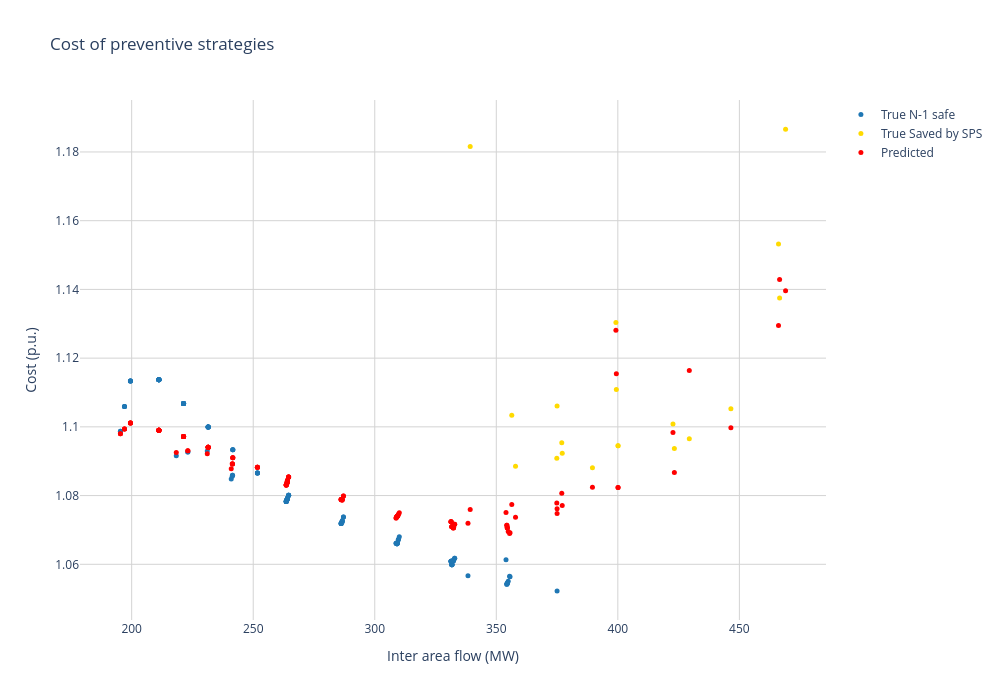

The code cell stored with this chart in its notebook:
### Code cell
layout = go.Layout(
    title = f'Cost of preventive strategies',
    xaxis = dict(
        gridcolor='lightgrey'),
    yaxis = dict(
        gridcolor='lightgrey'), 
    paper_bgcolor='rgba(0,0,0,0)',
    plot_bgcolor='rgba(0,0,0,0)'
)

fig = go.Figure(layout=layout)

groups = ["N-1 safe", "Saved by SPS", "Not N-1 safe"]

colors = ["#1F77B4","#FFDA00", "#FF6600"]

for index, group in enumerate(groups):
    new_df = df_prev[df_prev['corr3'] == group]
    fig.add_trace(go.Scatter(x=new_df["inter_area_flow"], y=new_df['total_cost_target'], marker=dict(color=colors[index], size=5), mode='markers', name='True {}'.format(group)))


fig.add_trace(go.Scatter(x=df_prev["inter_area_flow"], y=df_prev['total_cost_pred'], mode='markers', marker=dict(color='red', size=5), name="Predicted"))

fig.update_layout(
    xaxis_title='Inter area flow (MW)',
    yaxis_title='Cost (p.u.)',
    width=1000, height=700
)
fig.show()

### Figure 1 — Plotly figure (JSON) as saved in the notebook; plotly's stock layout.template omitted (floating-point values rounded to 4 significant figures; data arrays with more than 128 entries replaced by an {"elided": "..."} marker saying what was removed)
{"data": [{"marker": {"color": "#1F77B4", "size": 5}, "mode": "markers", "name": "True N-1 safe", "type": "scatter", "x": [264.6, 309.3, 264.1, 263.6, 195.4, 197.0, 199.5, 332.3, 331.4, 309.3, 287.1, 264.1, 354.5, 286.2, 231.5, 331.7, 354.9, 218.3, 287.1, 264.1, 231.5, 309.7, 241.5, 231.5, 286.5, 286.2, 223.1, 199.5, 264.0, 223.1, 331.4, 309.1, 286.2, 263.6, 221.3, 211.2, 211.2, 211.2, 231.5, 264.6, 375.0, 251.7, 241.6, 211.2, 197.0, 331.4, 263.6, 241.0, 354.0, 199.5, 263.6, 308.8, 263.6, 211.2, 241.4, 241.6, 231.5, 211.2, 251.7, 221.3, 241.6, 221.3, 211.2, 221.3, 355.6, 231.5, 221.3, 211.2, 221.3, 332.9, 331.7, 309.1, 331.7, 251.7, 264.0, 241.5, 221.3, 309.1, 354.3, 286.5, 264.0, 211.2, 331.7, 264.0, 354.3, 331.7, 309.1, 332.3, 309.7, 286.5, 221.3, 221.3, 264.0, 354.5, 338.4, 332.9, 332.4, 251.7, 286.7, 264.6, 231.5, 332.4, 354.5, 331.4, 308.8, 286.2, 264.1, 231.1, 211.2, 264.6, 309.1, 195.4, 199.5, 310.1, 309.3, 197.0, 355.5], "y": [1.08, 1.066, 1.079, 1.078, 1.099, 1.106, 1.113, 1.061, 1.061, 1.066, 1.074, 1.079, 1.054, 1.072, 1.1, 1.06, 1.055, 1.092, 1.074, 1.079, 1.1, 1.067, 1.086, 1.1, 1.072, 1.072, 1.093, 1.113, 1.079, 1.093, 1.061, 1.066, 1.072, 1.078, 1.107, 1.114, 1.114, 1.114, 1.1, 1.08, 1.052, 1.087, 1.093, 1.114, 1.106, 1.061, 1.078, 1.085, 1.061, 1.113, 1.078, 1.066, 1.078, 1.114, 1.086, 1.093, 1.1, 1.114, 1.087, 1.107, 1.093, 1.107, 1.114, 1.107, 1.056, 1.1, 1.107, 1.114, 1.107, 1.062, 1.06, 1.066, 1.06, 1.087, 1.079, 1.086, 1.107, 1.066, 1.054, 1.072, 1.079, 1.114, 1.06, 1.079, 1.054, 1.06, 1.066, 1.061, 1.067, 1.072, 1.107, 1.107, 1.079, 1.054, 1.057, 1.062, 1.061, 1.087, 1.073, 1.08, 1.1, 1.061, 1.054, 1.061, 1.066, 1.072, 1.079, 1.093, 1.114, 1.08, 1.066, 1.099, 1.113, 1.068, 1.066, 1.106, 1.057]}, {"marker": {"color": "#FFDA00", "size": 5}, "mode": "markers", "name": "True Saved by SPS", "type": "scatter", "x": [377.1, 399.2, 376.9, 339.3, 466.1, 399.4, 466.5, 389.5, 374.9, 423.3, 400.1, 422.7, 400.1, 469.0, 446.5, 375.0, 429.4, 357.9, 356.4], "y": [1.092, 1.13, 1.095, 1.182, 1.153, 1.111, 1.137, 1.088, 1.091, 1.094, 1.095, 1.101, 1.095, 1.187, 1.105, 1.106, 1.097, 1.088, 1.103]}, {"marker": {"color": "#FF6600", "size": 5}, "mode": "markers", "name": "True Not N-1 safe", "type": "scatter", "x": [], "y": []}, {"marker": {"color": "red", "size": 5}, "mode": "markers", "name": "Predicted", "type": "scatter", "x": {"elided": "136 float values"}, "y": {"elided": "136 float values"}}], "layout": {"height": 700, "paper_bgcolor": "rgba(0, 0, 0, 0)", "plot_bgcolor": "rgba(0, 0, 0, 0)", "title": {"text": "Cost of preventive strategies"}, "width": 1000, "xaxis": {"autorange": true, "gridcolor": "lightgrey", "range": [178.7, 485.7], "title": {"text": "Inter area flow (MW)"}, "type": "linear"}, "yaxis": {"autorange": true, "gridcolor": "lightgrey", "range": [1.044, 1.195], "title": {"text": "Cost (p.u.)"}, "type": "linear"}}}
